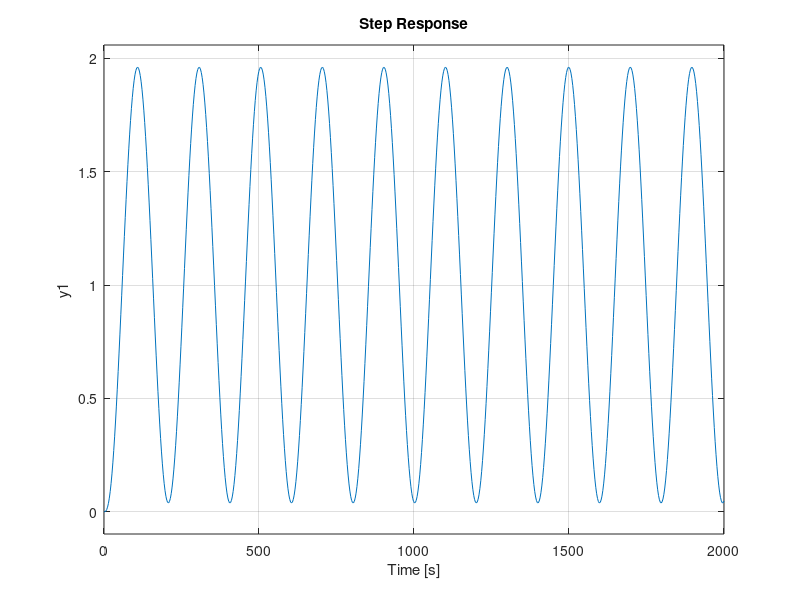
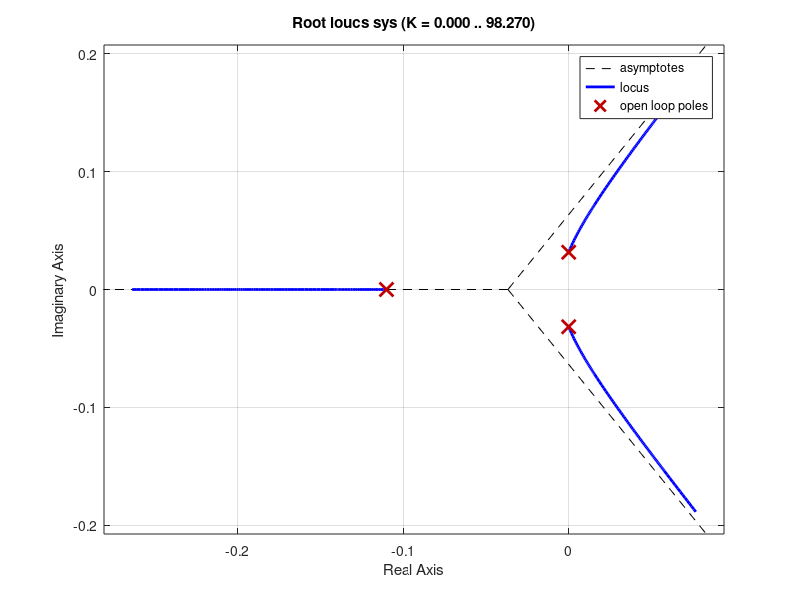

Recreate these plots in MATLAB, in order.
%% Q6.1

KI = [ 1 20 50 100 500 1000 0.055] % value for the KI, and KI > 0

for  n = 1:7

s = tf('s');

sys =  (0.002 * KI(n))/((s^3 + 0.11*s^2 + 0.001*s) + 0.002*KI(n))


figure(100);
step(sys)           %Step response 

figure(101);
rlocus(sys)         %Root locus

polesp = pole(sys)  %Discover the poles

end


% [k,poles] = rlocfind(sys)   %find the poles with the cursor

